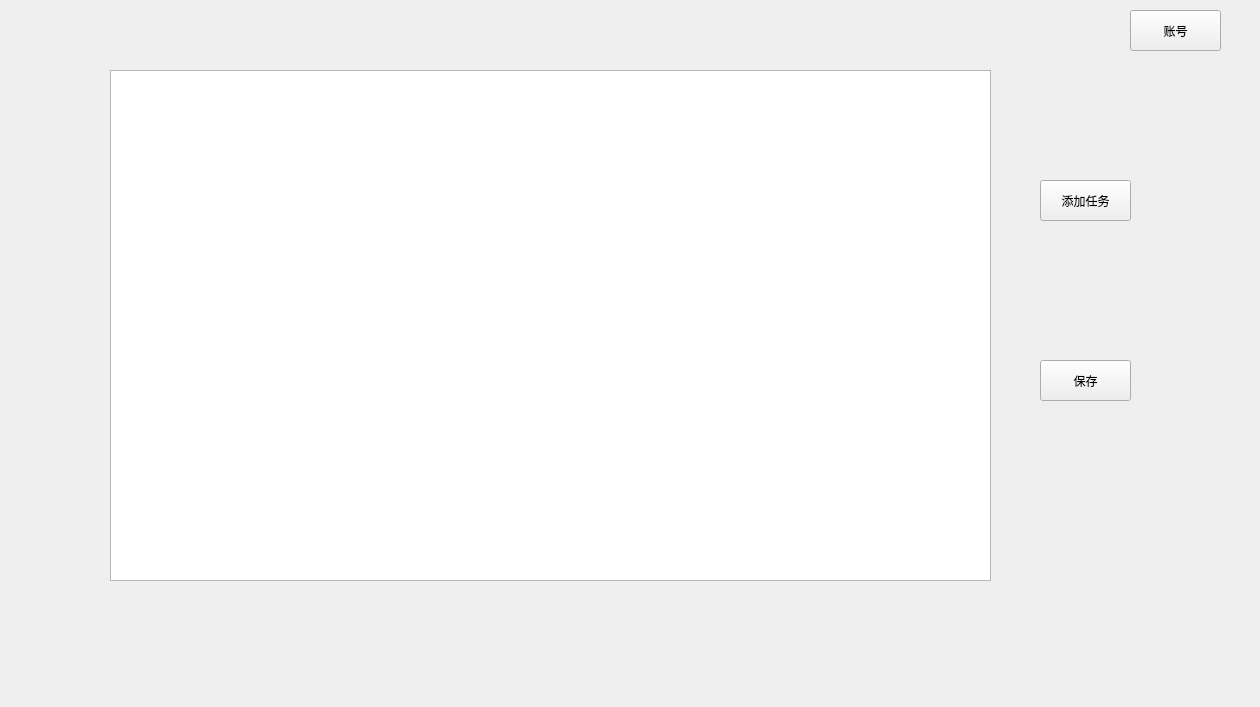
<?xml version="1.0" encoding="UTF-8"?>
<ui version="4.0">
 <class>manage</class>
 <widget class="QWidget" name="manage">
  <property name="geometry">
   <rect>
    <x>0</x>
    <y>0</y>
    <width>1260</width>
    <height>707</height>
   </rect>
  </property>
  <property name="minimumSize">
   <size>
    <width>1260</width>
    <height>707</height>
   </size>
  </property>
  <property name="maximumSize">
   <size>
    <width>1260</width>
    <height>707</height>
   </size>
  </property>
  <property name="windowTitle">
   <string>Form</string>
  </property>
  <widget class="QListWidget" name="listWidget">
   <property name="geometry">
    <rect>
     <x>110</x>
     <y>70</y>
     <width>881</width>
     <height>511</height>
    </rect>
   </property>
  </widget>
  <widget class="QPushButton" name="accountBtn">
   <property name="geometry">
    <rect>
     <x>1130</x>
     <y>10</y>
     <width>91</width>
     <height>41</height>
    </rect>
   </property>
   <property name="text">
    <string>账号</string>
   </property>
  </widget>
  <widget class="QPushButton" name="addTaskBtn">
   <property name="geometry">
    <rect>
     <x>1040</x>
     <y>180</y>
     <width>91</width>
     <height>41</height>
    </rect>
   </property>
   <property name="text">
    <string>添加任务</string>
   </property>
  </widget>
  <widget class="QPushButton" name="saveBtn">
   <property name="geometry">
    <rect>
     <x>1040</x>
     <y>360</y>
     <width>91</width>
     <height>41</height>
    </rect>
   </property>
   <property name="text">
    <string>保存</string>
   </property>
  </widget>
 </widget>
 <resources/>
 <connections/>
</ui>
